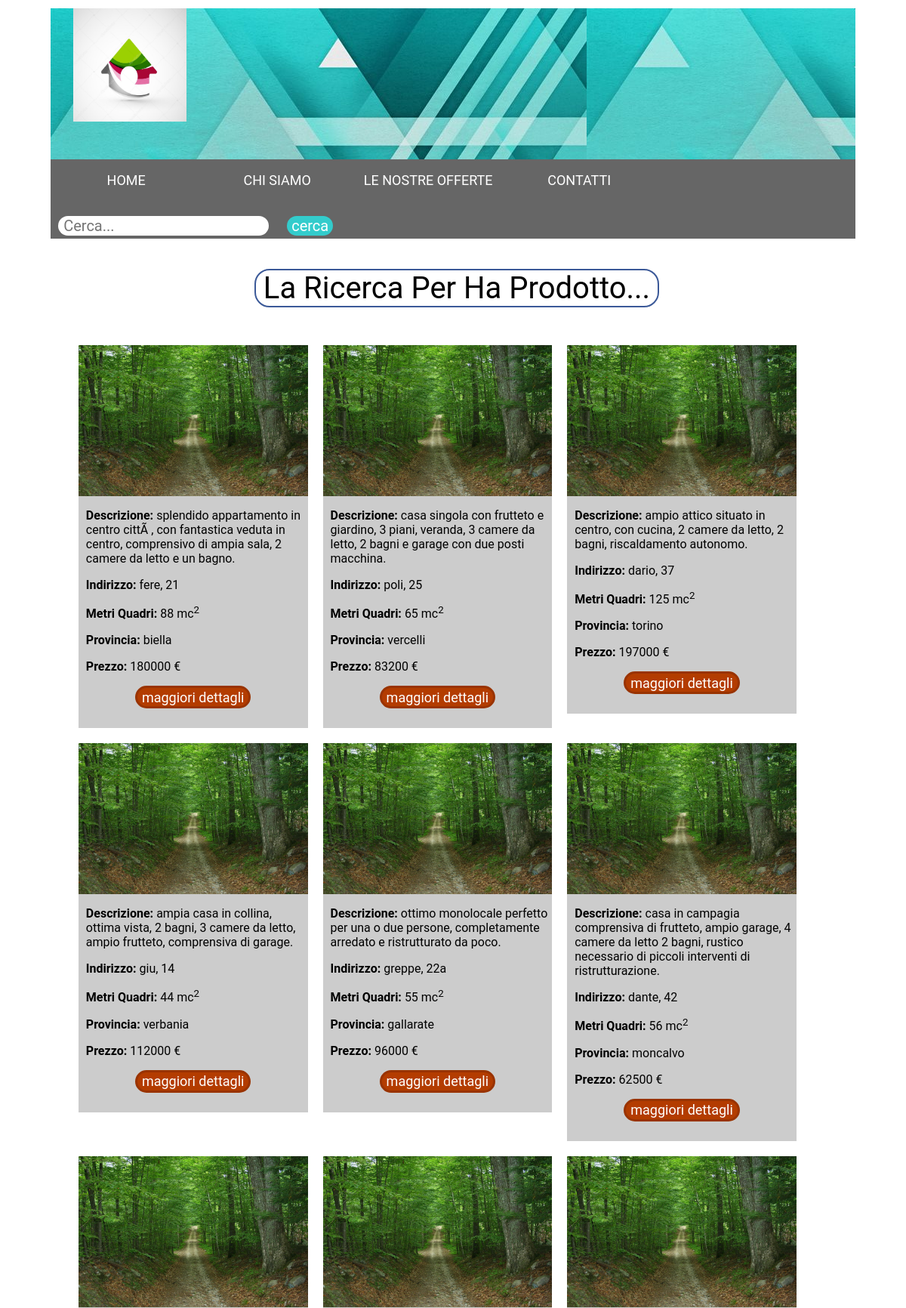
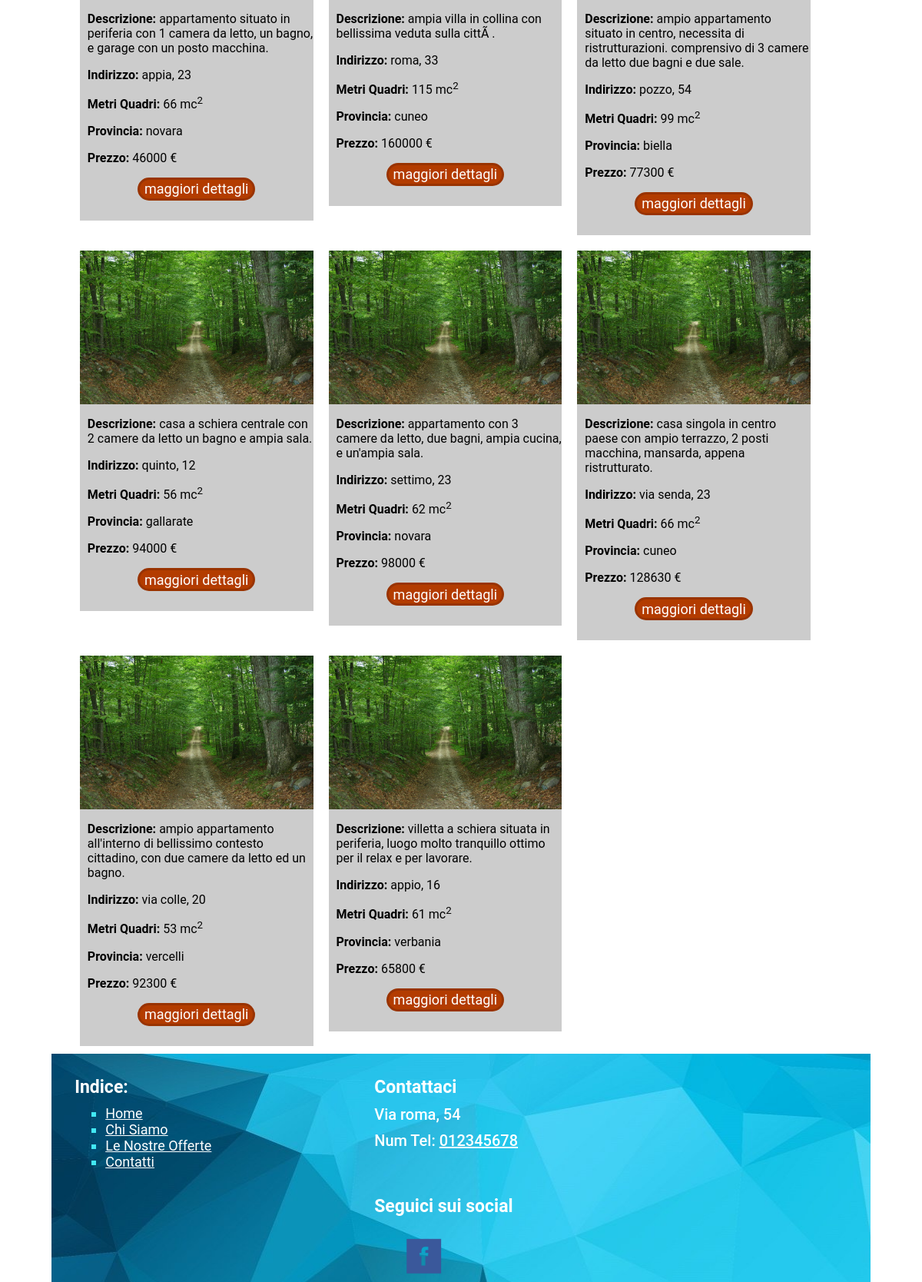
Screenshot of /cerca.php (upper part) with the database file from the repository (2 pictures, top to bottom).
### tables this page shows
CREATE TABLE `ticket` (
  `ticket_ID` int(11) NOT NULL,
  `provincia` varchar(50) NOT NULL,
  `via` varchar(50) NOT NULL,
  `mq` int(10) NOT NULL,
  `Descrizione` varchar(500) NOT NULL,
  `prezzo` float NOT NULL,
  `ID` int(11) NOT NULL
);

### include/rec_img.php (called while the page is built, shortened)
<?php
			$cartella = ".\\data_base\\immagini\\ID_".$row["ticket_ID"];
			if(!is_dir($cartella))
				$immag = './img/img.png';
?>

### include/vis_divform.php (the view, shortened to what this page needs)
<?php
			echo"<div class='divform'>";
			echo"<img src='".$immag."' class='img_divf'>";
			echo"<p><b>Descrizione: </b>".$row["Descrizione"]."</p>";
			echo"<p><b>Indirizzo: </b>".$row["via"]."</p>";
			echo"<p><b>Metri Quadri: </b>".$row["mq"]." mc<sup>2</sup> </p>";
			echo"<p><b>Provincia: </b>".$row["provincia"]."</p>";
			echo"<p><b>Prezzo: </b>".$row["prezzo"]." &euro;</p>";
			echo"<form action='dettagli.php' method='POST'>";
			echo"<center><input type='submit' value='maggiori dettagli' class='btn_dett'></center>";
			echo"</form>";
			echo"</div>";
?>

### cerca.php (shortened to what this page needs)
<?php include('./include/head_foot.php'); ?>
<HTML>
<HEAD>
<link href="./stile_css/style2.css" rel="stylesheet" type="text/css"/>
<link href="./stile_css/menu.css" rel="stylesheet" type="text/css"/>
<link href="./stile_css/main_index.css" rel="stylesheet" type="text/css"/>
</HEAD>
<BODY>
<div id="container">
<?php
	head();
	menu();
?>
<div id="main">
<?php
$ricerca = strtolower($_REQUEST["search"]);
include("./data_base/include/connetti.php");
$sql = "SELECT * FROM ticket WHERE LOWER(prezzo) like '%".$ricerca."%' OR LOWER(provincia) like '%".$ricerca."%' OR LOWER(Descrizione) like '%".$ricerca."%' OR LOWER(via) like '%".$ricerca."%' OR LOWER(mq) like '%".$ricerca."%'";
$result = mysqli_query($conn, $sql);
?>
<center><p class="titleh3">La Ricerca Per <u><i><?php echo$ricerca ?></i></u> Ha Prodotto...</p></center>
<?php
if(mysqli_num_rows($result) > 0)
{
	$cont = 0;
	while($row = $result->fetch_assoc())
	{
		if($cont==0)
			echo"<div class='divcontainer'>";
		else if($cont%3==0)
			echo"<div class='divcontainer'>";
		include("./include/rec_img.php");
		include("./include/vis_divform.php");
		$cont++;
		if($cont%3==0)
			echo"</div>";
	}
}
?>
</div>
<?php
	footer();
?>
</div>
</BODY>
</HTML>

### include/head_foot.php (shortened to what this page needs)
<?php
function head()
{
?>
<div id="header">
	<a href="index.php"><img src="./img/head_logo.jpg" class="logo"></a>
</div>
<?php
}
function menu()
{
?>
<div id="menu">
	<ul>
		<a href="index.php"><li>HOME</li></a>
		<a href="chi_siamo.php"><li>CHI SIAMO</li></a>
		<a href="offerte.php"><li>LE NOSTRE OFFERTE</li></a>
		<a href="contatti.php"><li>CONTATTI</li></a>
	</ul>
	<form name="fsearch" action="#">
					<input type="text" name="search" placeholder=" Cerca..." id="txt_cerca">
					<input type="button" value="cerca" id="btn_cerca" onclick="controllo()">
	</form>
</div>
<?php
}
function footer()
{
?>
<div id="footer">
	<div class="divfooter">
		<p class="pfooter">
			Indice:
			<ul class="ulfooter">
				<li><a href="index.php">Home</a></li>
				<li><a href="chi_siamo.php">Chi Siamo</a></li>
				<li><a href="offerte.php">Le Nostre Offerte</a></li>
				<li><a href="contatti.php">Contatti</a></li>
			</ul>
		</p>
	</div>
	<div class="divfooter">
		<p>Contattaci</p>
		<p class="pcontfoo">Via roma, 54</p>
		<p class="pcontfoo">Num Tel: <a href="tel:+39012345678" style="color: white">012345678</a></p>
	</div>
	<div class="divfooter">
		<p>Seguici sui social</p>
			<ul class="social">
				<a href="https://it-it.facebook.com/"><li><img src="./img/facebook_logo.png" class="soc_logo"></li></a>
			</ul><BR>
	</div>
</div>
<?php
}
?>

### stile_css/style2.css (style rules this page uses)
#container { width: 90%; height: auto; margin-left: auto; margin-right: auto; margin-top: 11px; }
#header { height: 200px; background-color: #ccc; background-image: url("../img/head_sfondo.jpg"); }
.logo { clear: both; width: 150px; height:150px; margin-left: 30px; }
#menu { height: 60px; background-color: #666; }
#main { width: 100%; height: auto; background-color: white; float: left; }
#footer { height: 300px; margin-bottom: 21px; background-color: #33cccc; background-image: url("../img/footer_sfondo.jpg"); clear: both; }
p { font-family: roboto, san-serif, calibri; margin-left: 10px; }
div.divfooter { width: 350px; height: auto; padding: 10px; float: left; display: block; margin: 10px; background-color: none; border: none; }
#footer p { margin: 10px; font-family: roboto, san-serif, calibri; font-weight: 700; font-size: 23px; color: white; }
.pfooter { margin: 10px; font-family: roboto, san-serif, calibri; font-weight: 700; font-size: 23px; color: white; }
#footer .pcontfoo { font-size: 20px; font-weight: 500; }
.social li { list-style-type: none; float: left; display: block; margin: 10px; }
.soc_logo { height: 50px; width: 50px; }
.ulfooter { margin: 10px; font-family: roboto, san-serif, calibri; font-weight: 400; font-size: 18px; color: #42e8f3; list-style-type: square; }
.ulfooter a { color: white; }
@media screen and (max-width:1420px) { #footer { height: 800px; } }
@media screen and (max-width:1420px) { .social li { width: 100%; } }

### stile_css/menu.css (style rules this page uses)
#menu { height: 60px; background-color: #666; }
#menu ul { margin:0; padding:0; }
#menu li { list-style-type: none; float: left; display: block; width: 200px; height: 60px; text-align: center; line-height: 55px; font-family: roboto, calibri, san-serif; font-size: 18px; }
#txt_cerca { margin: 10px; margin-bottom: 20px; margin-top: 15px; font-size: 20px; border-radius: 50px; border: none; font-family: roboto, calibri, san-serif; outline: none; }
#btn_cerca { margin: 10px; background-color: #33cccc; border: none; font-size: 20px; font-weight: 400; color: white; border-radius: 50px; font-family: roboto, calibri, san-serif; }
#menu a { text-decoration: none; color: white; }
@media screen and (max-width:1420px) { #menu { height:105px; } }

### stile_css/main_index.css (style rules this page uses)
div.divform { width: 450px; height: auto; float: left; display: block; margin: 10px; background-color: #cccccc; border: none; }
.btn_dett { height: 30px; border: 3px solid #993300; background-color: #b33c00; margin-bottom: 10px; color: white; font-family: roboto, san-serif, calibri; font-size: 18px; border-radius: 50px; }
.img_divf { width: 450px; height: 200px; }
div.divcontainer { width: 95%; height: auto; margin-left: auto; margin-right: auto; background-color: none; clear: both; }
p.titleh3 { font-size: 40px; border: 2px solid #3b5998; border-radius: 20px; width: 50%; }
p { font-family: roboto, san-serif, calibri; margin-left: 10px; }
@media screen and (max-width:1600px) { .img_divf { width: 100%;height: 200px; } }
@media screen and (max-width:1600px) { div.divform { width: 30%;height: auto; } }

### rows the page displays
ticket: Descrizione "splendido appartamento in centro cittÃ , con fantastica veduta in centro, comprensivo di ampia sala, 2 camere da letto e un bagno.", via "fere, 21", mq "88", provincia "biella", prezzo "180000"
ticket: Descrizione "casa singola con frutteto e giardino, 3 piani, veranda, 3 camere da letto, 2 bagni e garage con due posti macchina.", via "poli, 25", mq "65", provincia "vercelli", prezzo "83200"
ticket: Descrizione "ampio attico situato in centro, con cucina, 2 camere da letto, 2 bagni, riscaldamento autonomo.", via "dario, 37", mq "125", provincia "torino", prezzo "197000"
ticket: Descrizione "ampia casa in collina, ottima vista, 2 bagni, 3 camere da letto, ampio frutteto, comprensiva di garage.", via "giu, 14", mq "44", provincia "verbania", prezzo "112000"
ticket: Descrizione "ottimo monolocale perfetto per una o due persone, completamente arredato e ristrutturato da poco.", via "greppe, 22a", mq "55", provincia "gallarate", prezzo "96000"
ticket: Descrizione "casa in campagia comprensiva di frutteto, ampio garage, 4 camere da letto 2 bagni, rustico necessario di piccoli interventi di ristrutturazione.", via "dante, 42", mq "56", provincia "moncalvo", prezzo "62500"
ticket: Descrizione "appartamento situato in periferia con 1 camera da letto, un bagno, e garage con un posto macchina.", via "appia, 23", mq "66", provincia "novara", prezzo "46000"
ticket: Descrizione "ampia villa in collina con bellissima veduta sulla cittÃ .", via "roma, 33", mq "115", provincia "cuneo", prezzo "160000"
ticket: Descrizione "ampio appartamento situato in centro, necessita di ristrutturazioni. comprensivo di 3 camere da letto due bagni e due sale.", via "pozzo, 54", mq "99", provincia "biella", prezzo "77300"
ticket: Descrizione "casa a schiera centrale con 2 camere da letto un bagno e ampia sala.", via "quinto, 12", mq "56", provincia "gallarate", prezzo "94000"
ticket: Descrizione "appartamento con 3 camere da letto, due bagni, ampia cucina, e un'ampia sala.", via "settimo, 23", mq "62", provincia "novara", prezzo "98000"
ticket: Descrizione "casa singola in centro paese con ampio terrazzo, 2 posti macchina, mansarda, appena ristrutturato.", via "via senda, 23", mq "66", provincia "cuneo", prezzo "128630"
ticket: Descrizione "ampio appartamento all'interno di bellissimo contesto cittadino, con due camere da letto ed un bagno.", via "via colle, 20", mq "53", provincia "vercelli", prezzo "92300"
ticket: Descrizione "villetta a schiera situata in periferia, luogo molto tranquillo ottimo per il relax e per lavorare.", via "appio, 16", mq "61", provincia "verbania", prezzo "65800"
